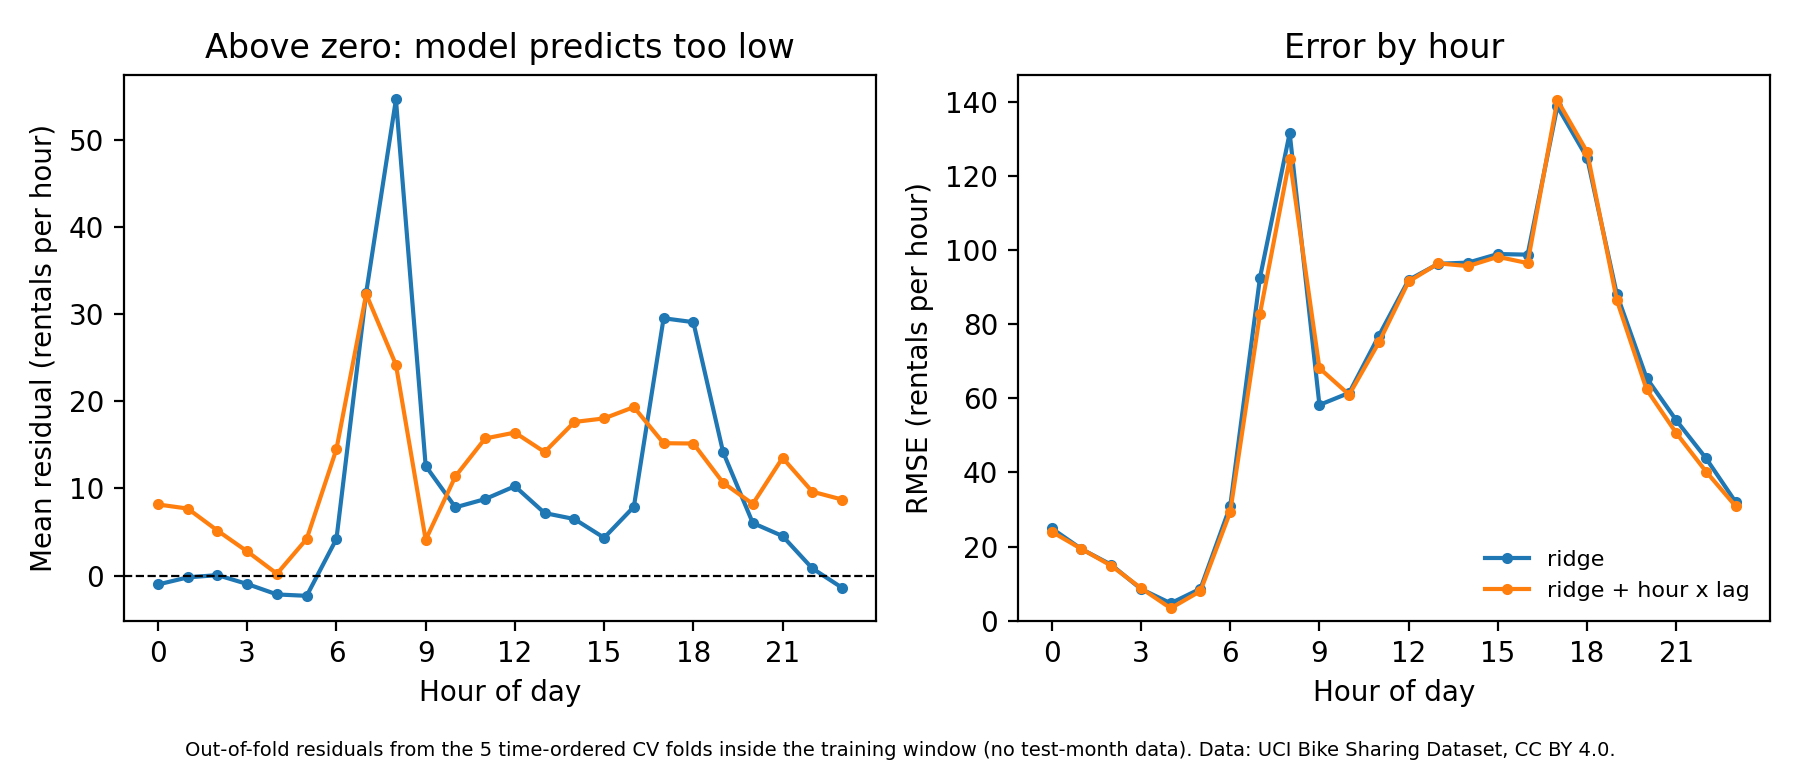

Write Python code to recreate this figure.
"""Ridge residuals by hour, and an hour-by-lag interaction test decided by the
inner time-ordered CV only (training window before the first test month).

Run:  python arush.py      (expects hour.csv in the same folder)
Out:  a printed summary and arush.png. No test-month rows are used.
"""

import math
from contextlib import contextmanager
from datetime import datetime
import matplotlib
matplotlib.use("Agg")
import matplotlib.pyplot as plt

import baseline
from baseline import load, rmse, time_ordered_folds, ALPHAS, K_FOLDS, LAGS, TEST_MONTHS

FIGURE_PATH = "arush.png"
baseline_feature_row = baseline.feature_row


# ---------------------------------------------------------------- features
def interaction_feature_row(row):
    """Baseline 58 columns plus 72 hour-by-lag columns (hour indicator times log lag).
    The new columns sit before the numeric block, so baseline's last-N_NUMERIC
    scaling still applies to exactly the same 7 columns."""
    x = baseline_feature_row(row)
    head, numeric = x[:-baseline.N_NUMERIC], x[-baseline.N_NUMERIC:]
    inter = [0.0] * (24 * len(LAGS))
    for j, c in enumerate(row["lag_counts"]):
        inter[24 * j + row["hr"]] = math.log(1 + c)
    return head + inter + numeric


@contextmanager
def features(fn):
    """baseline.ridge_fit_predict looks up feature_row at call time; swapping it
    reuses the baseline fitting and fold-wise scaling unchanged."""
    original = baseline.feature_row
    baseline.feature_row = fn
    try:
        yield
    finally:
        baseline.feature_row = original


# ---------------------------------------------------------------- inner CV
def cv_ridge(train_rows, feature_fn):
    """Same folds, grid and selection rule as baseline.tuned_ridge. Returns the best
    alpha, its per-fold RMSE, and its out-of-fold predictions."""
    folds = time_ordered_folds(len(train_rows), K_FOLDS)
    best = None
    with features(feature_fn):
        for alpha in ALPHAS:
            pred, scores = [], []
            for train_end, valid_end in folds:
                valid = train_rows[train_end:valid_end]
                p = baseline.ridge_fit_predict(train_rows[:train_end], valid, alpha)
                pred += p
                scores.append(rmse([r["cnt"] for r in valid], p))
            mean = sum(scores) / len(scores)
            if best is None or mean < best["cv_rmse"]:      # first minimum, as in baseline
                best = {"alpha": alpha, "cv_rmse": mean, "fold_rmse": scores, "pred": pred}
    best["rows"] = [r for s, e in folds for r in train_rows[s:e]]
    return best


def by_hour(rows, pred):
    """(mean residual, RMSE, n) per hour of day; residual = actual minus predicted."""
    out = []
    for h in range(24):
        res = [r["cnt"] - p for r, p in zip(rows, pred) if r["hr"] == h]
        out.append((sum(res) / len(res), math.sqrt(sum(e * e for e in res) / len(res)), len(res)))
    return out


# ---------------------------------------------------------------- figure
def figure(hourly, path):
    fig, (left, right) = plt.subplots(1, 2, figsize=(9, 3.8))
    hours = list(range(24))
    for (name, table), colour in zip(hourly.items(), ["tab:blue", "tab:orange"]):
        left.plot(hours, [m for m, _, _ in table], "o-", color=colour, label=name, markersize=3)
        right.plot(hours, [e for _, e, _ in table], "o-", color=colour, label=name, markersize=3)
    left.axhline(0, color="black", linewidth=0.8, linestyle="--")
    left.set_ylabel("Mean residual (rentals per hour)")
    left.set_title("Above zero: model predicts too low")
    right.set_ylim(0, None)
    right.set_ylabel("RMSE (rentals per hour)")
    right.set_title("Error by hour")
    right.legend(frameon=False, fontsize=8)
    for ax in (left, right):
        ax.set_xticks(range(0, 24, 3))
        ax.set_xlabel("Hour of day")
    fig.text(0.5, 0.005, "Out-of-fold residuals from the 5 time-ordered CV folds inside the "
             "training window (no test-month data). Data: UCI Bike Sharing Dataset, CC BY 4.0.",
             ha="center", fontsize=7)
    fig.tight_layout(rect=(0, 0.03, 1, 1))
    fig.savefig(path, dpi=200)


if __name__ == "__main__":
    rows = load("hour.csv")
    train_rows = [r for r in rows if r["t"] < datetime(*TEST_MONTHS[0], 1)]
    print("\ninner CV on %d training rows (before the first test month)" % len(train_rows))

    fits = {"ridge": cv_ridge(train_rows, baseline_feature_row),
            "ridge + hour x lag": cv_ridge(train_rows, interaction_feature_row)}
    for name, f in fits.items():
        print("  %-18s alpha = %.3g  CV RMSE %.1f  folds %s" % (
            name, f["alpha"], f["cv_rmse"], " ".join("%.1f" % s for s in f["fold_rmse"])))

    base, inter = fits["ridge"], fits["ridge + hour x lag"]
    diffs = [b - a for a, b in zip(base["fold_rmse"], inter["fold_rmse"])]
    print("  interaction minus ridge, per fold: %s  (better in %d of %d folds)" % (
        " ".join("%+.1f" % d for d in diffs), sum(d < 0 for d in diffs), len(diffs)))
    print("  inner-CV choice: %s" % min(fits, key=lambda n: fits[n]["cv_rmse"]))

    hourly = {name: by_hour(f["rows"], f["pred"]) for name, f in fits.items()}
    print("\nout-of-fold residuals by hour (mean residual / RMSE)")
    print("  hour     n   " + "   ".join("%-20s" % n for n in hourly))
    for h in range(24):
        n = hourly["ridge"][h][2]
        cells = "   ".join("%+7.1f / %6.1f      " % hourly[name][h][:2] for name in hourly)
        print("  %4d %5d   %s" % (h, n, cells))
    figure(hourly, FIGURE_PATH)
